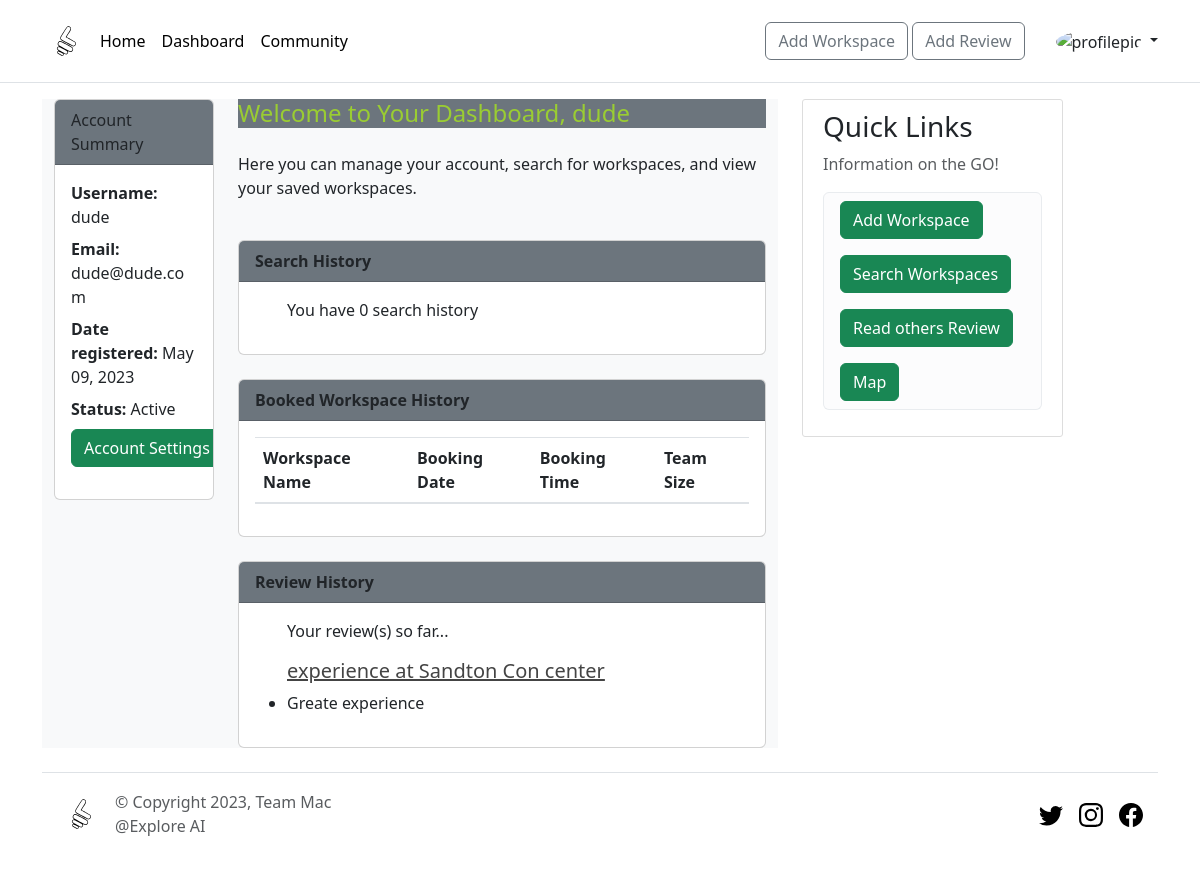
Page /dashboard (signed in) on the committed database.
### backend_frontend/models.py (models this page shows, shortened)
class User(db.Model, UserMixin):
    id = db.Column(db.Integer, primary_key=True)
    username = db.Column(db.String(20), unique=True, nullable = False)
    email = db.Column(db.String(100), unique=True, nullable = False)
    password = db.Column(db.String(100), nullable = False)
    image_file = db.Column(db.String(20), nullable = False, default='default.jpeg')
    date = db.Column(db.DateTime, default=datetime.datetime.now())
    reviews = db.relationship('Review', backref='author', lazy=True)
    bookings = db.relationship('Booking', backref='user', lazy=True)

class Review(db.Model):
    id = db.Column(db.Integer, primary_key=True)
    title = db.Column(db.String(100), nullable=False)
    date_reviewed = db.Column(db.DateTime, default=datetime.datetime.now())
    content = db.Column(db.Text, nullable=False)
    ratings = db.Column(db.Float, nullable=False, default=0)
    user_id = db.Column(db.Integer, db.ForeignKey('user.id'), nullable=False)

### backend_frontend/routes.py (the view)
@app.route("/dashboard")
@login_required
def dashboard():
    return render_template("dashboard.html", title='Dashboard')

### backend_frontend/models.py (called while the page is built)
@login_manager.user_loader
def load_user(user_id):
    return User.query.get(int(user_id))

### backend_frontend/templates/dashboard.html (shortened to what this page needs)
{% extends 'layouts/layout.html' %}
{% block content %}
<head><link href="https://cdn.jsdelivr.net/npm/bootstrap@5.3.0-alpha3/dist/css/bootstrap.min.css" rel="stylesheet">
</head>
<div class="container dashboard-container bg-light">
  <div class="row">
    <div class="col-md-3 mb-4">
      <div class="card">
        <div class="card-header bg-secondary custom-yellowgreen">
          Account Summary
        </div>
        <div class="card-body">
          <p class="mb-2"> <strong>Username:</strong> {{ current_user.username }}</p>
          <p class="mb-2"> <strong>Email:</strong> {{ current_user.email }}</p>
          <p class="mb-2"> <strong>Date registered:</strong> {{ current_user.date.strftime('%B %d, %Y') }}</p>
          <p class="mb-2"> <strong>Status:</strong> Active </p>
          <p><a href="{{ url_for('account') }}" class="btn btn-success";>Account Settings</a></p>
        </div>
      </div>
    </div><br>
    <div class="col-md-9">
      <h4 class="custom-yellowgreen mb-4 bg-secondary">Welcome to Your Dashboard, {{ current_user.username }}</h4>
      <p>Here you can manage your account, search for workspaces, and view your saved workspaces.</p>
      <br>
      <div class="card">
        <div class="card-header bg-secondary custom-yellowgreen">
        <strong>Search History</strong>
        </div>
        <div class="card-body">
          <ul>
            <p> You have 0 search history</p>
          </ul>
        </div>
      </div>
      <br>
      <div class="card">
        <div class="card-header bg-secondary custom-yellowgreen">
          <strong>Booked Workspace History</strong>
        </div>
        <div class="card-body">
          <table class="table">
            <thead>
              <tr>
                <th>Workspace Name</th>
                <th>Booking Date</th>
                <th>Booking Time</th>
                <th>Team Size</th>
              </tr>
            </thead>
          </table>
        </div>
      </div>
      <br>
      <div class="card">
        <div class="card-header bg-secondary custom-yellowgreen">
          <strong>Review History</strong>
        </div>
        <div class="card-body">
          <ul>
            <p>Your review(s) so far... </p>
            {% for review in current_user.reviews %}
            <h5><a class="article-title" href="{{ url_for('review', review_id=review.id) }}">{{ review.title }}</a></h5>
              <li>{{ review.content }}</li>
            {% endfor %}
          </ul>
        </div>
      </div>
    </div>
    </div>
  </div>
{% endblock %}

### backend_frontend/static/css/main.css (style rules this page uses)
body { background: #fafafa; color: #333333; margin-top: 5rem; margin: 10; padding: 0; }
.container { max-width: 100%; margin: 0 auto; padding: 0 20px; box-sizing: border-box; }
h1, h2, h3, h4, h5, h6 { color: #444444; }
a { color: yellowgreen; }
.article-title { color: #444444; }
.card { height: 200px; display: flex; }
.card-body { max-height: 400px; overflow-y: scroll; }
.custom-yellowgreen { color: yellowgreen; }

### rows in the picture
User: username "dude", email "dude@dude.com", date "May 09, 2023"
Review: title "experience at Sandton Con center", content "Greate experience"
